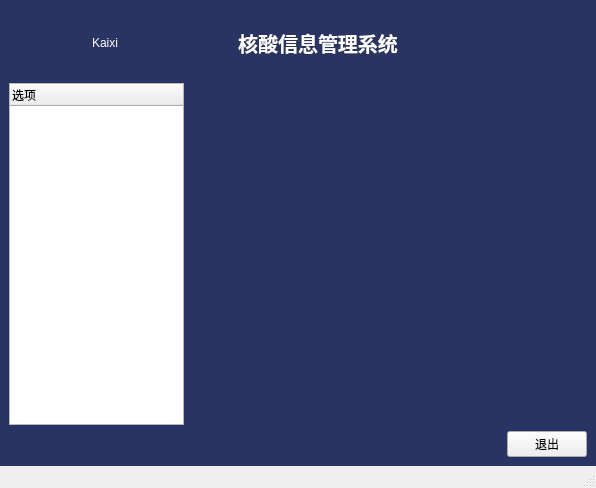
<?xml version="1.0" encoding="UTF-8"?>
<ui version="4.0">
 <class>MainWindow</class>
 <widget class="QMainWindow" name="MainWindow">
  <property name="geometry">
   <rect>
    <x>0</x>
    <y>0</y>
    <width>596</width>
    <height>488</height>
   </rect>
  </property>
  <property name="minimumSize">
   <size>
    <width>150</width>
    <height>0</height>
   </size>
  </property>
  <property name="windowTitle">
   <string>Kaixi</string>
  </property>
  <property name="windowIcon">
   <iconset resource="res.qrc">
    <normaloff>:/icon/icon.jpg</normaloff>:/icon/icon.jpg</iconset>
  </property>
  <property name="styleSheet">
   <string notr="true">QWidget#centralwidget{background-color:rgba(41,52,98,1)}</string>
  </property>
  <widget class="QWidget" name="centralwidget">
   <property name="styleSheet">
    <string notr="true">QWidget#centralwidget:rgba(13,63,103,1);</string>
   </property>
   <layout class="QGridLayout" name="gridLayout_3">
    <item row="0" column="0" rowspan="2" colspan="2">
     <widget class="QWidget" name="widget" native="true">
      <property name="styleSheet">
       <string notr="true">color:rgb(255, 255, 255)</string>
      </property>
      <layout class="QGridLayout" name="gridLayout">
       <item row="1" column="2">
        <widget class="QLabel" name="label">
         <property name="font">
          <font>
           <pointsize>15</pointsize>
           <bold>true</bold>
          </font>
         </property>
         <property name="text">
          <string>核酸信息管理系统</string>
         </property>
         <property name="alignment">
          <set>Qt::AlignCenter</set>
         </property>
        </widget>
       </item>
       <item row="1" column="3">
        <spacer name="horizontalSpacer">
         <property name="orientation">
          <enum>Qt::Horizontal</enum>
         </property>
         <property name="sizeHint" stdset="0">
          <size>
           <width>40</width>
           <height>20</height>
          </size>
         </property>
        </spacer>
       </item>
       <item row="1" column="0">
        <widget class="QWidget" name="widget_2" native="true">
         <property name="minimumSize">
          <size>
           <width>120</width>
           <height>50</height>
          </size>
         </property>
         <property name="maximumSize">
          <size>
           <width>120</width>
           <height>50</height>
          </size>
         </property>
         <layout class="QGridLayout" name="gridLayout_2">
          <item row="0" column="2">
           <widget class="QLabel" name="label_2">
            <property name="maximumSize">
             <size>
              <width>120</width>
              <height>40</height>
             </size>
            </property>
            <property name="font">
             <font>
              <pointsize>9</pointsize>
             </font>
            </property>
            <property name="text">
             <string>Kaixi</string>
            </property>
            <property name="alignment">
             <set>Qt::AlignCenter</set>
            </property>
           </widget>
          </item>
          <item row="0" column="1">
           <widget class="QLabel" name="label_3">
            <property name="styleSheet">
             <string notr="true">border-image: url(:/icon/user.jpg);</string>
            </property>
            <property name="text">
             <string/>
            </property>
           </widget>
          </item>
         </layout>
        </widget>
       </item>
       <item row="1" column="1">
        <spacer name="horizontalSpacer_2">
         <property name="orientation">
          <enum>Qt::Horizontal</enum>
         </property>
         <property name="sizeHint" stdset="0">
          <size>
           <width>40</width>
           <height>20</height>
          </size>
         </property>
        </spacer>
       </item>
      </layout>
     </widget>
    </item>
    <item row="2" column="0">
     <widget class="QTreeWidget" name="treeWidget">
      <property name="minimumSize">
       <size>
        <width>0</width>
        <height>0</height>
       </size>
      </property>
      <property name="maximumSize">
       <size>
        <width>175</width>
        <height>400</height>
       </size>
      </property>
      <property name="autoScrollMargin">
       <number>16</number>
      </property>
      <attribute name="headerDefaultSectionSize">
       <number>100</number>
      </attribute>
      <column>
       <property name="text">
        <string>选项</string>
       </property>
      </column>
     </widget>
    </item>
    <item row="3" column="2">
     <widget class="QPushButton" name="pushButton">
      <property name="text">
       <string>退出</string>
      </property>
     </widget>
    </item>
    <item row="2" column="1">
     <widget class="QStackedWidget" name="stackedWidget">
      <property name="currentIndex">
       <number>1</number>
      </property>
      <widget class="QWidget" name="page"/>
      <widget class="QWidget" name="page_2"/>
     </widget>
    </item>
   </layout>
  </widget>
  <widget class="QMenuBar" name="menubar">
   <property name="geometry">
    <rect>
     <x>0</x>
     <y>0</y>
     <width>596</width>
     <height>21</height>
    </rect>
   </property>
  </widget>
  <widget class="QStatusBar" name="statusbar"/>
 </widget>
 <resources>
  <include location="res.qrc"/>
 </resources>
 <connections/>
</ui>
